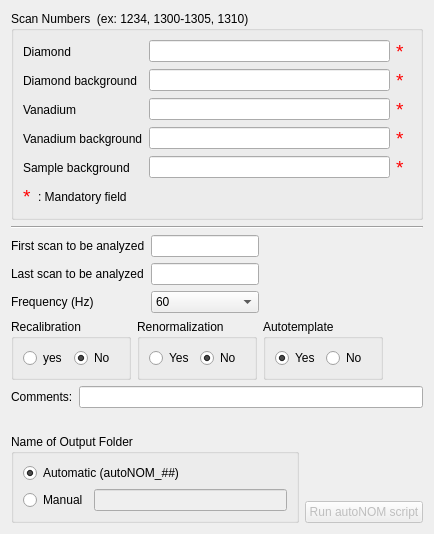
            <widget class="QWidget" name="tab_5">
             <attribute name="title">
              <string>autoNOM</string>
             </attribute>
             <layout class="QVBoxLayout" name="verticalLayout_30">
              <item>
               <widget class="QGroupBox" name="groupBox_27">
                <property name="sizePolicy">
                 <sizepolicy hsizetype="Preferred" vsizetype="Preferred">
                  <horstretch>0</horstretch>
                  <verstretch>0</verstretch>
                 </sizepolicy>
                </property>
                <property name="title">
                 <string>Scan Numbers  (ex: 1234, 1300-1305, 1310)</string>
                </property>
                <layout class="QVBoxLayout" name="verticalLayout_31">
                 <item>
                  <layout class="QGridLayout" name="gridLayout_15">
                   <item row="3" column="2">
                    <widget class="QLabel" name="label_63">
                     <property name="palette">
                      <palette>
                       <active>
                        <colorrole role="WindowText">
                         <brush brushstyle="SolidPattern">
                          <color alpha="255">
                           <red>255</red>
                           <green>0</green>
                           <blue>0</blue>
                          </color>
                         </brush>
                        </colorrole>
                       </active>
                       <inactive>
                        <colorrole role="WindowText">
                         <brush brushstyle="SolidPattern">
                          <color alpha="255">
                           <red>255</red>
                           <green>0</green>
                           <blue>0</blue>
                          </color>
                         </brush>
                        </colorrole>
                       </inactive>
                       <disabled>
                        <colorrole role="WindowText">
                         <brush brushstyle="SolidPattern">
                          <color alpha="255">
                           <red>128</red>
                           <green>128</green>
                           <blue>128</blue>
                          </color>
                         </brush>
                        </colorrole>
                       </disabled>
                      </palette>
                     </property>
                     <property name="font">
                      <font>
                       <pointsize>14</pointsize>
                      </font>
                     </property>
                     <property name="text">
                      <string>*</string>
                     </property>
                    </widget>
                   </item>
                   <item row="3" column="0">
                    <widget class="QLabel" name="label_64">
                     <property name="text">
                      <string>Vanadium background</string>
                     </property>
                    </widget>
                   </item>
                   <item row="1" column="1">
                    <widget class="QLineEdit" name="diamond_background">
                     <property name="toolTip">
                      <string extracomment="dfdfdfdff"/>
                     </property>
                     <property name="statusTip">
                      <string/>
                     </property>
                     <property name="accessibleDescription">
                      <string/>
                     </property>
                     <property name="inputMask">
                      <string/>
                     </property>
                     <property name="text">
                      <string/>
                     </property>
                     <property name="placeholderText">
                      <string/>
                     </property>
                    </widget>
                   </item>
                   <item row="0" column="0">
                    <widget class="QLabel" name="label_65">
                     <property name="text">
                      <string>Diamond</string>
                     </property>
                    </widget>
                   </item>
                   <item row="4" column="1">
                    <widget class="QLineEdit" name="sample_background">
                     <property name="toolTip">
                      <string extracomment="dfdfdfdff"/>
                     </property>
                     <property name="statusTip">
                      <string/>
                     </property>
                     <property name="accessibleDescription">
                      <string/>
                     </property>
                     <property name="inputMask">
                      <string/>
                     </property>
                     <property name="text">
                      <string/>
                     </property>
                     <property name="placeholderText">
                      <string/>
                     </property>
                    </widget>
                   </item>
                   <item row="2" column="1">
                    <widget class="QLineEdit" name="vanadium">
                     <property name="toolTip">
                      <string/>
                     </property>
                     <property name="statusTip">
                      <string/>
                     </property>
                     <property name="accessibleDescription">
                      <string/>
                     </property>
                     <property name="inputMask">
                      <string/>
                     </property>
                     <property name="text">
                      <string/>
                     </property>
                     <property name="placeholderText">
                      <string/>
                     </property>
                    </widget>
                   </item>
                   <item row="2" column="0">
                    <widget class="QLabel" name="label_66">
                     <property name="text">
                      <string>Vanadium</string>
                     </property>
                    </widget>
                   </item>
                   <item row="1" column="2">
                    <widget class="QLabel" name="label_67">
                     <property name="palette">
                      <palette>
                       <active>
                        <colorrole role="WindowText">
                         <brush brushstyle="SolidPattern">
                          <color alpha="255">
                           <red>255</red>
                           <green>0</green>
                           <blue>0</blue>
                          </color>
                         </brush>
                        </colorrole>
                       </active>
                       <inactive>
                        <colorrole role="WindowText">
                         <brush brushstyle="SolidPattern">
                          <color alpha="255">
                           <red>255</red>
                           <green>0</green>
                           <blue>0</blue>
                          </color>
                         </brush>
                        </colorrole>
                       </inactive>
                       <disabled>
                        <colorrole role="WindowText">
                         <brush brushstyle="SolidPattern">
                          <color alpha="255">
                           <red>128</red>
                           <green>128</green>
                           <blue>128</blue>
                          </color>
                         </brush>
                        </colorrole>
                       </disabled>
                      </palette>
                     </property>
                     <property name="font">
                      <font>
                       <pointsize>14</pointsize>
                      </font>
                     </property>
                     <property name="text">
                      <string>*</string>
                     </property>
                    </widget>
                   </item>
                   <item row="0" column="2">
                    <widget class="QLabel" name="label_68">
                     <property name="palette">
                      <palette>
                       <active>
                        <colorrole role="WindowText">
                         <brush brushstyle="SolidPattern">
                          <color alpha="255">
                           <red>255</red>
                           <green>0</green>
                           <blue>0</blue>
                          </color>
                         </brush>
                        </colorrole>
                       </active>
                       <inactive>
                        <colorrole role="WindowText">
                         <brush brushstyle="SolidPattern">
                          <color alpha="255">
                           <red>255</red>
                           <green>0</green>
                           <blue>0</blue>
                          </color>
                         </brush>
                        </colorrole>
                       </inactive>
                       <disabled>
                        <colorrole role="WindowText">
                         <brush brushstyle="SolidPattern">
                          <color alpha="255">
                           <red>128</red>
                           <green>128</green>
                           <blue>128</blue>
                          </color>
                         </brush>
                        </colorrole>
                       </disabled>
                      </palette>
                     </property>
                     <property name="font">
                      <font>
                       <pointsize>14</pointsize>
                      </font>
                     </property>
                     <property name="text">
                      <string>*</string>
                     </property>
                    </widget>
                   </item>
                   <item row="2" column="2">
                    <widget class="QLabel" name="label_69">
                     <property name="palette">
                      <palette>
                       <active>
                        <colorrole role="WindowText">
                         <brush brushstyle="SolidPattern">
                          <color alpha="255">
                           <red>255</red>
                           <green>0</green>
                           <blue>0</blue>
                          </color>
                         </brush>
                        </colorrole>
                       </active>
                       <inactive>
                        <colorrole role="WindowText">
                         <brush brushstyle="SolidPattern">
                          <color alpha="255">
                           <red>255</red>
                           <green>0</green>
                           <blue>0</blue>
                          </color>
                         </brush>
                        </colorrole>
                       </inactive>
                       <disabled>
                        <colorrole role="WindowText">
                         <brush brushstyle="SolidPattern">
                          <color alpha="255">
                           <red>128</red>
                           <green>128</green>
                           <blue>128</blue>
                          </color>
                         </brush>
                        </colorrole>
                       </disabled>
                      </palette>
                     </property>
                     <property name="font">
                      <font>
                       <pointsize>14</pointsize>
                      </font>
                     </property>
                     <property name="text">
                      <string>*</string>
                     </property>
                    </widget>
                   </item>
                   <item row="4" column="2" colspan="2">
                    <widget class="QLabel" name="label_70">
                     <property name="palette">
                      <palette>
                       <active>
                        <colorrole role="WindowText">
                         <brush brushstyle="SolidPattern">
                          <color alpha="255">
                           <red>255</red>
                           <green>0</green>
                           <blue>0</blue>
                          </color>
                         </brush>
                        </colorrole>
                       </active>
                       <inactive>
                        <colorrole role="WindowText">
                         <brush brushstyle="SolidPattern">
                          <color alpha="255">
                           <red>255</red>
                           <green>0</green>
                           <blue>0</blue>
                          </color>
                         </brush>
                        </colorrole>
                       </inactive>
                       <disabled>
                        <colorrole role="WindowText">
                         <brush brushstyle="SolidPattern">
                          <color alpha="255">
                           <red>128</red>
                           <green>128</green>
                           <blue>128</blue>
                          </color>
                         </brush>
                        </colorrole>
                       </disabled>
                      </palette>
                     </property>
                     <property name="font">
                      <font>
                       <pointsize>14</pointsize>
                      </font>
                     </property>
                     <property name="text">
                      <string>*</string>
                     </property>
                    </widget>
                   </item>
                   <item row="1" column="0">
                    <widget class="QLabel" name="label_71">
                     <property name="text">
                      <string>Diamond background</string>
                     </property>
                    </widget>
                   </item>
                   <item row="4" column="0">
                    <widget class="QLabel" name="label_72">
                     <property name="text">
                      <string>Sample background</string>
                     </property>
                    </widget>
                   </item>
                   <item row="3" column="1">
                    <widget class="QLineEdit" name="vanadium_background">
                     <property name="toolTip">
                      <string extracomment="dfdfdfdff"/>
                     </property>
                     <property name="statusTip">
                      <string/>
                     </property>
                     <property name="accessibleDescription">
                      <string/>
                     </property>
                     <property name="inputMask">
                      <string/>
                     </property>
                     <property name="text">
                      <string/>
                     </property>
                     <property name="placeholderText">
                      <string/>
                     </property>
                    </widget>
                   </item>
                   <item row="0" column="1">
                    <widget class="QLineEdit" name="diamond">
                     <property name="toolTip">
                      <string/>
                     </property>
                     <property name="statusTip">
                      <string/>
                     </property>
                     <property name="accessibleDescription">
                      <string/>
                     </property>
                     <property name="inputMask">
                      <string/>
                     </property>
                     <property name="text">
                      <string/>
                     </property>
                     <property name="placeholderText">
                      <string/>
                     </property>
                    </widget>
                   </item>
                  </layout>
                 </item>
                 <item>
                  <layout class="QHBoxLayout" name="horizontalLayout_51">
                   <item>
                    <widget class="QLabel" name="label_73">
                     <property name="palette">
                      <palette>
                       <active>
                        <colorrole role="WindowText">
                         <brush brushstyle="SolidPattern">
                          <color alpha="255">
                           <red>255</red>
                           <green>0</green>
                           <blue>0</blue>
                          </color>
                         </brush>
                        </colorrole>
                       </active>
                       <inactive>
                        <colorrole role="WindowText">
                         <brush brushstyle="SolidPattern">
                          <color alpha="255">
                           <red>255</red>
                           <green>0</green>
                           <blue>0</blue>
                          </color>
                         </brush>
                        </colorrole>
                       </inactive>
                       <disabled>
                        <colorrole role="WindowText">
                         <brush brushstyle="SolidPattern">
                          <color alpha="255">
                           <red>128</red>
                           <green>128</green>
                           <blue>128</blue>
                          </color>
                         </brush>
                        </colorrole>
                       </disabled>
                      </palette>
                     </property>
                     <property name="font">
                      <font>
                       <pointsize>14</pointsize>
                      </font>
                     </property>
                     <property name="text">
                      <string>*</string>
                     </property>
                    </widget>
                   </item>
                   <item>
                    <widget class="QLabel" name="label_74">
                     <property name="text">
                      <string>: Mandatory field</string>
                     </property>
                    </widget>
                   </item>
                   <item>
                    <spacer name="horizontalSpacer_18">
                     <property name="orientation">
                      <enum>Qt::Horizontal</enum>
                     </property>
                     <property name="sizeHint" stdset="0">
                      <size>
                       <width>40</width>
                       <height>20</height>
                      </size>
                     </property>
                    </spacer>
                   </item>
                  </layout>
                 </item>
                </layout>
               </widget>
              </item>
              <item>
               <widget class="Line" name="line_3">
                <property name="orientation">
                 <enum>Qt::Horizontal</enum>
                </property>
               </widget>
              </item>
              <item>
               <layout class="QHBoxLayout" name="horizontalLayout_52">
                <item>
                 <layout class="QVBoxLayout" name="verticalLayout_32">
                  <item>
                   <layout class="QGridLayout" name="gridLayout_16">
                    <item row="0" column="0">
                     <widget class="QLabel" name="label_75">
                      <property name="text">
                       <string>First scan to be analyzed</string>
                      </property>
                     </widget>
                    </item>
                    <item row="2" column="0">
                     <widget class="QLabel" name="label_76">
                      <property name="text">
                       <string>Frequency (Hz)</string>
                      </property>
                     </widget>
                    </item>
                    <item row="1" column="0">
                     <widget class="QLabel" name="label_77">
                      <property name="text">
                       <string>Last scan to be analyzed</string>
                      </property>
                     </widget>
                    </item>
                    <item row="1" column="1">
                     <widget class="QLineEdit" name="last_scan">
                      <property name="text">
                       <string/>
                      </property>
                     </widget>
                    </item>
                    <item row="0" column="1">
                     <widget class="QLineEdit" name="first_scan">
                      <property name="text">
                       <string/>
                      </property>
                     </widget>
                    </item>
                    <item row="2" column="1">
                     <widget class="QComboBox" name="frequency">
                      <item>
                       <property name="text">
                        <string>60</string>
                       </property>
                      </item>
                      <item>
                       <property name="text">
                        <string>30</string>
                       </property>
                      </item>
                     </widget>
                    </item>
                   </layout>
                  </item>
                 </layout>
                </item>
                <item>
                 <spacer name="horizontalSpacer_19">
                  <property name="orientation">
                   <enum>Qt::Horizontal</enum>
                  </property>
                  <property name="sizeHint" stdset="0">
                   <size>
                    <width>40</width>
                    <height>20</height>
                   </size>
                  </property>
                 </spacer>
                </item>
               </layout>
              </item>
              <item>
               <layout class="QHBoxLayout" name="horizontalLayout_53">
                <item>
                 <widget class="QGroupBox" name="groupBox_28">
                  <property name="minimumSize">
                   <size>
                    <width>120</width>
                    <height>0</height>
                   </size>
                  </property>
                  <property name="title">
                   <string>Recalibration</string>
                  </property>
                  <layout class="QHBoxLayout" name="horizontalLayout_54">
                   <item>
                    <widget class="QRadioButton" name="recalibration_yes">
                     <property name="text">
                      <string>yes</string>
                     </property>
                    </widget>
                   </item>
                   <item>
                    <widget class="QRadioButton" name="radioButton_5">
                     <property name="text">
                      <string>No</string>
                     </property>
                     <property name="checked">
                      <bool>true</bool>
                     </property>
                    </widget>
                   </item>
                  </layout>
                 </widget>
                </item>
                <item>
                 <widget class="QGroupBox" name="groupBox_29">
                  <property name="minimumSize">
                   <size>
                    <width>120</width>
                    <height>0</height>
                   </size>
                  </property>
                  <property name="title">
                   <string>Renormalization</string>
                  </property>
                  <layout class="QHBoxLayout" name="horizontalLayout_55">
                   <item>
                    <widget class="QRadioButton" name="renormalization_yes">
                     <property name="text">
                      <string>Yes</string>
                     </property>
                    </widget>
                   </item>
                   <item>
                    <widget class="QRadioButton" name="radioButton_21">
                     <property name="text">
                      <string>No</string>
                     </property>
                     <property name="checked">
                      <bool>true</bool>
                     </property>
                    </widget>
                   </item>
                  </layout>
                 </widget>
                </item>
                <item>
                 <widget class="QGroupBox" name="groupBox_30">
                  <property name="minimumSize">
                   <size>
                    <width>120</width>
                    <height>0</height>
                   </size>
                  </property>
                  <property name="title">
                   <string>Autotemplate</string>
                  </property>
                  <layout class="QHBoxLayout" name="horizontalLayout_56">
                   <item>
                    <widget class="QRadioButton" name="autotemplate_yes">
                     <property name="text">
                      <string>Yes</string>
                     </property>
                     <property name="checked">
                      <bool>true</bool>
                     </property>
                    </widget>
                   </item>
                   <item>
                    <widget class="QRadioButton" name="radioButton_22">
                     <property name="text">
                      <string>No</string>
                     </property>
                     <property name="checked">
                      <bool>false</bool>
                     </property>
                    </widget>
                   </item>
                  </layout>
                 </widget>
                </item>
                <item>
                 <spacer name="horizontalSpacer_20">
                  <property name="orientation">
                   <enum>Qt::Horizontal</enum>
                  </property>
                  <property name="sizeHint" stdset="0">
                   <size>
                    <width>40</width>
                    <height>20</height>
                   </size>
                  </property>
                 </spacer>
                </item>
               </layout>
              </item>
              <item>
               <layout class="QHBoxLayout" name="horizontalLayout_57">
                <item>
                 <widget class="QLabel" name="label_78">
                  <property name="text">
                   <string>Comments:</string>
                  </property>
                 </widget>
                </item>
                <item>
                 <widget class="QLineEdit" name="comments"/>
                </item>
               </layout>
              </item>
              <item>
               <spacer name="verticalSpacer_25">
                <property name="orientation">
                 <enum>Qt::Vertical</enum>
                </property>
                <property name="sizeHint" stdset="0">
                 <size>
                  <width>20</width>
                  <height>20</height>
                 </size>
                </property>
               </spacer>
              </item>
              <item>
               <layout class="QHBoxLayout" name="horizontalLayout_58">
                <item>
                 <layout class="QVBoxLayout" name="verticalLayout_33">
                  <item>
                   <widget class="QGroupBox" name="groupBox_31">
                    <property name="title">
                     <string>Name of Output Folder</string>
                    </property>
                    <layout class="QVBoxLayout" name="verticalLayout_34">
                     <item>
                      <widget class="QRadioButton" name="auto_manual_folder">
                       <property name="text">
                        <string>Automatic (autoNOM_##)</string>
                       </property>
                       <property name="checked">
                        <bool>true</bool>
                       </property>
                      </widget>
                     </item>
                     <item>
                      <layout class="QHBoxLayout" name="horizontalLayout_59">
                       <item>
                        <widget class="QRadioButton" name="manual_output_folder">
                         <property name="text">
                          <string>Manual</string>
                         </property>
                        </widget>
                       </item>
                       <item>
                        <widget class="QLineEdit" name="manual_output_folder_field">
                         <property name="enabled">
                          <bool>false</bool>
                         </property>
                        </widget>
                       </item>
                      </layout>
                     </item>
                    </layout>
                   </widget>
                  </item>
                 </layout>
                </item>
                <item>
                 <layout class="QVBoxLayout" name="verticalLayout_35">
                  <item>
                   <spacer name="verticalSpacer_26">
                    <property name="orientation">
                     <enum>Qt::Vertical</enum>
                    </property>
                    <property name="sizeHint" stdset="0">
                     <size>
                      <width>20</width>
                      <height>40</height>
                     </size>
                    </property>
                   </spacer>
                  </item>
                  <item>
                   <widget class="QPushButton" name="run_autonom_script">
                    <property name="enabled">
                     <bool>false</bool>
                    </property>
                    <property name="text">
                     <string>Run autoNOM script</string>
                    </property>
                   </widget>
                  </item>
                 </layout>
                </item>
               </layout>
              </item>
             </layout>
            </widget>
